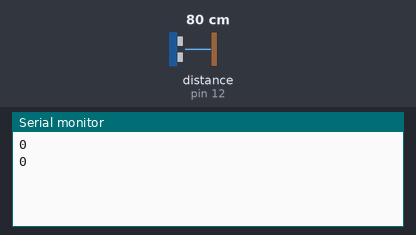
Bench run of a sketch on a simulated Arduino Uno, built with avr-gcc and run on an emulated ATmega328P. On the bench: the last lines printed to the serial monitor. The test bench sets the inputs (shaded band); at power-on: distance to the obstacle (sensor on pin 12) 80 cm.

Above: at 1.8 s.
1.9 s: distance to the obstacle (sensor on pin 12) set to 120 cm
At 2.5 s:
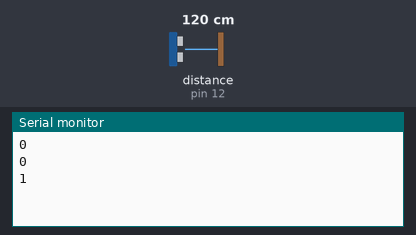
3.4 s: distance to the obstacle (sensor on pin 12) set to 250 cm
At 4.8 s:
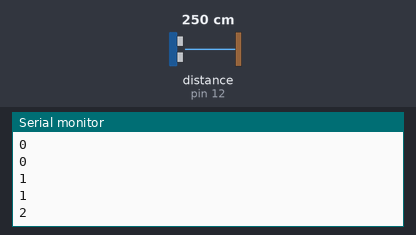
Timing chart, 0 to 6.4 s (numbered marks = the images above; inputs shaded):
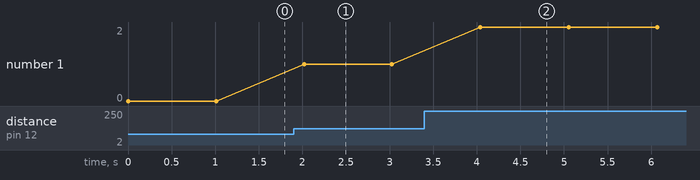

The sketch:

SensorDeDistancia.ino
```cpp
#include <HCSR04.h>

HCSR04 SensorDeDistancia(13 , 12);

int distancia = 0;
void setup() {
  // put your setup code here, to run once:
   Serial.begin(9600);

}

void loop() {
  // put your main code here, to run repeatedly:
  distancia = SensorDeDistancia.dist()/100;
  Serial.println(distancia);
  delay(1000);
}
```

Measured:
- after the input at 1.9 s, the serial monitor: prints a new line after 0.12 s (image 1)
- after the input at 3.4 s, the serial monitor: prints a new line after 0.64 s (image 2)
- plotted number 1: 0 → 1 after the input at 1.9 s, 1 → 2 after the input at 3.4 s
